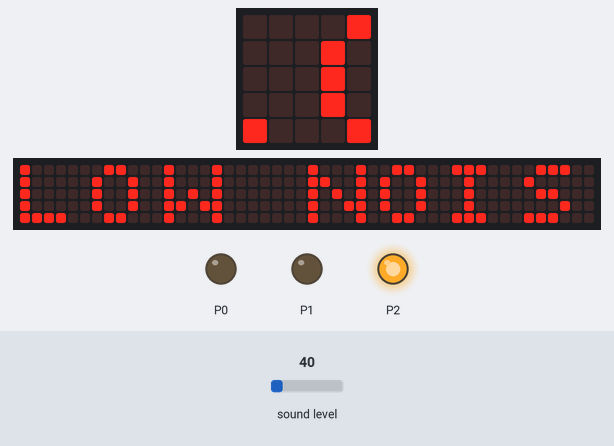
The program below on a simulated BBC micro:bit (MakeCode). On the bench: the board's 5×5 LED display, a strip that is not on the board, showing the scrolling text unrolled, output pins drawn as LEDs (lit = HIGH). Inputs (shaded band) come from the test bench; at power-on: sound level 40. The 48×5 strip is a reading aid, not a part: it shows the text the display is scrolling, unrolled, one strip-width of it at a time.

Above: at 1.27 s.
1.3 s: sound level set to 78
15.2 s: sound level set to 83
At 42.7 s:
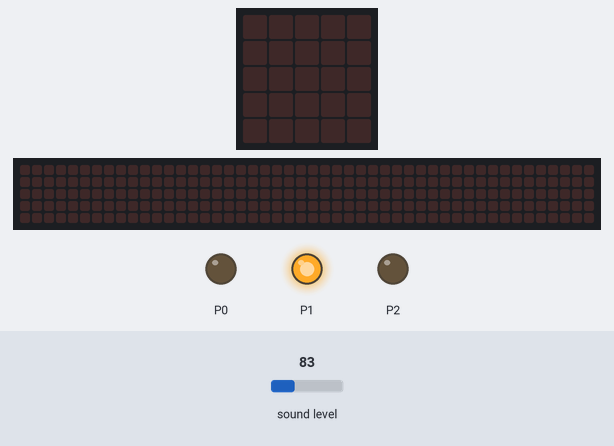
43.0 s: sound level set to 157
53.5 s: sound level set to 165
At 65.15 s:
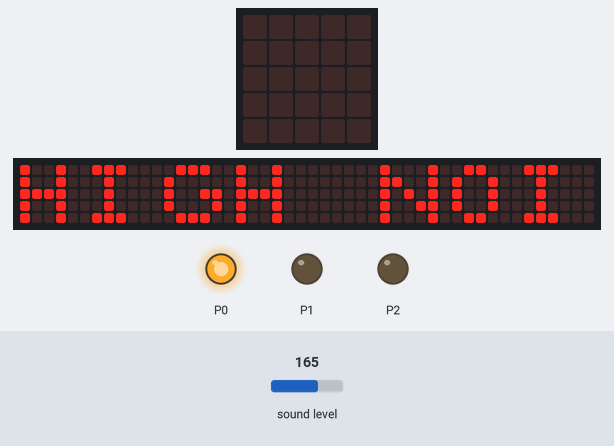
67.0 s: sound level set to 5
At 80.07 s:
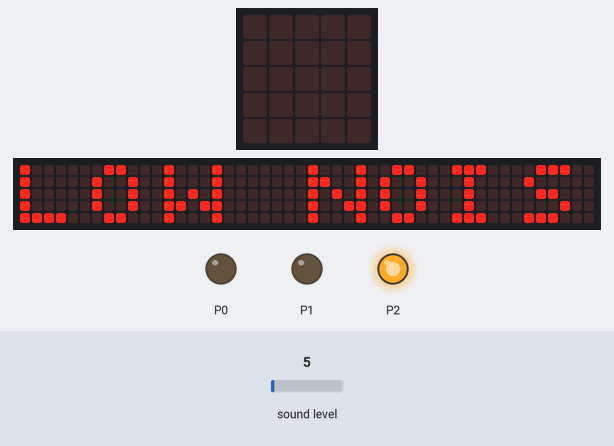
Timing chart, 0 to 81.6 s (numbered marks = the images above; inputs shaded):
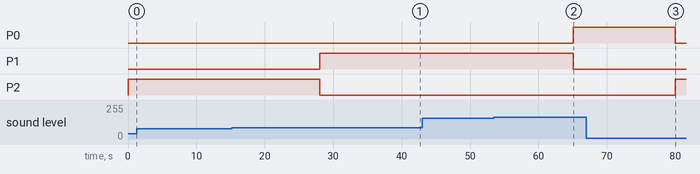

Measured:
- the behaviour switches between 80 and 81 on sound level (found by bisection; images 0 and 1)
- the behaviour switches between 160 and 161 on sound level (found by bisection; images 1 and 2)
- after the input at 15.2 s, P1: LOW → HIGH after 12.8 s; P2: HIGH → LOW after 12.8 s; the display: first differs from a run without the input after 12.8 s (image 1 shows a later state)
- after the input at 53.5 s, P0: LOW → HIGH after 11.6 s; P1: HIGH → LOW after 11.6 s; the display: first differs from a run without the input after 11.6 s (image 2)
- after the input at 67.0 s, P0: HIGH → LOW after 13.0 s; P2: LOW → HIGH after 13.0 s; the display: first differs from a run without the input after 13.0 s (image 3)

The program:

main.ts
```typescript
let noise = 0
basic.forever(function () {
    noise = input.soundLevel()
    if (noise <= 80) {
        pins.digitalWritePin(DigitalPin.P2, 1)
        pins.digitalWritePin(DigitalPin.P0, 0)
        pins.digitalWritePin(DigitalPin.P1, 0)
        basic.showString("LOW NOISE")
    } else if (noise > 160) {
        pins.digitalWritePin(DigitalPin.P0, 1)
        pins.digitalWritePin(DigitalPin.P1, 0)
        pins.digitalWritePin(DigitalPin.P2, 0)
        basic.showString("HIGH NOISE")
    } else {
        pins.digitalWritePin(DigitalPin.P1, 1)
        pins.digitalWritePin(DigitalPin.P0, 0)
        pins.digitalWritePin(DigitalPin.P2, 0)
        basic.showString("MODERATE NOISE")
    }
    basic.pause(5000)
})
```

test.ts
```typescript
// tests go here; this will not be compiled when this package is used as an extension.
```
